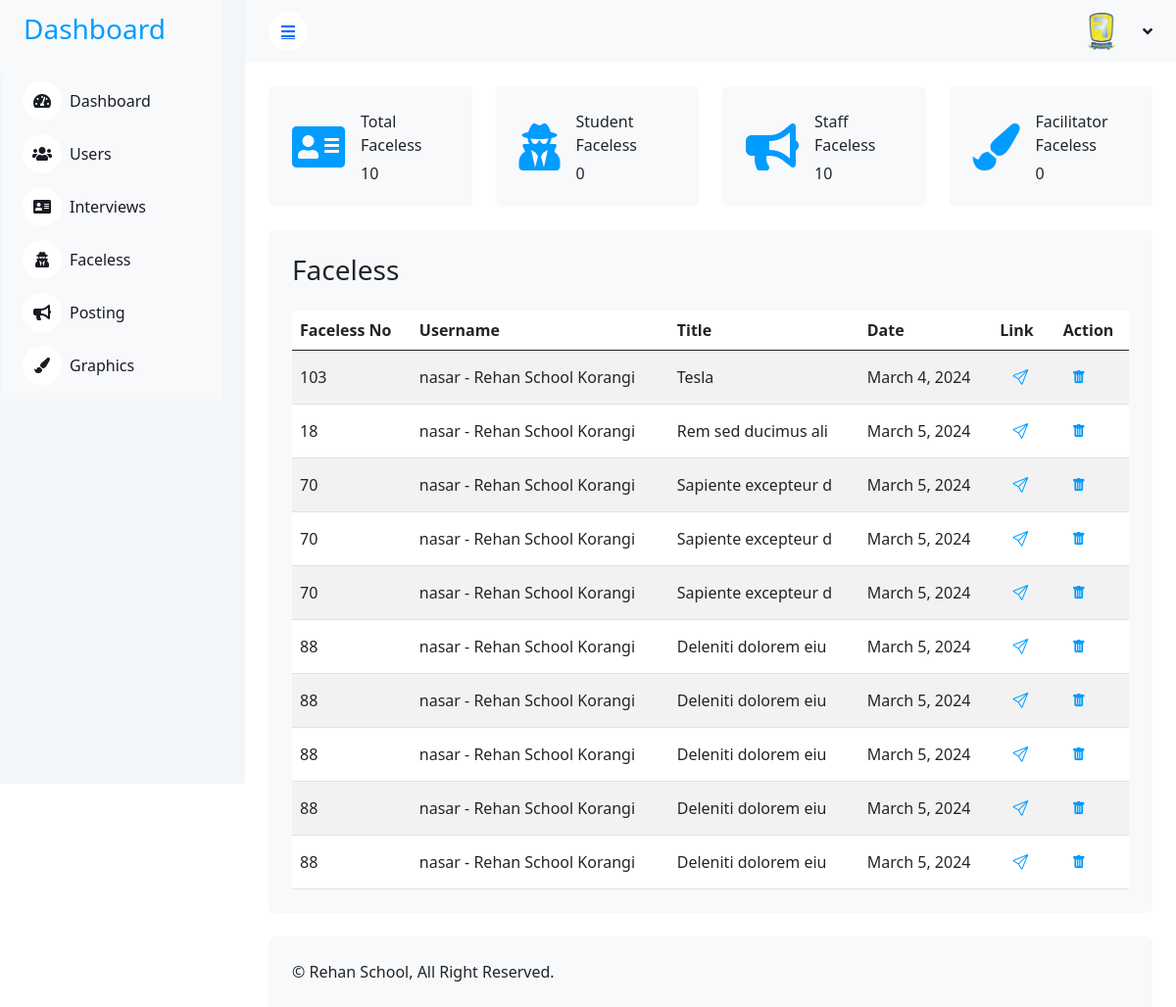
Screenshot of /adminpanel/faceless/ with the database file from the repository.
### students/models.py (models this page shows, shortened)
class Faceless(models.Model):
    user = models.ForeignKey(CustomUser, on_delete=models.CASCADE)
    faceless_no =models.IntegerField()
    title = models.CharField(max_length=100)
    date = models.DateField(auto_now_add=True)
    url = models.URLField(max_length=550)

class CustomUser(AbstractUser):
    GENDER_CHOICES = [
        ('M', 'Male'),
        ('F', 'Female'),
        ('O', 'Other'),
    ]
    gender = models.CharField(max_length=1, choices=GENDER_CHOICES)
    school = models.CharField(max_length=100)
    fb_link = models.URLField(max_length=350)
    OCCUPATION_CHOICES = [
        ('Facilitator', 'Facilitator'),
        ('Student', 'Student'),
        ('Staff', 'Staff'),
    ]
    occupation = models.CharField(max_length=12, choices=OCCUPATION_CHOICES)
    def __str__(self):
        return f"{self.username} - {self.school}"

### adminpanel/views.py (the view)
# urls.py: path('faceless/', views.all_faceless, name='faceless'),
def all_faceless(request):
    all_faceless = Faceless.objects.all()
    total_faceless = Faceless.objects.all().count()
    student_faceless = Faceless.objects.filter(user__occupation='Student').count()
    staff_faceless = Faceless.objects.filter(user__occupation='Staff').count()
    facilitator_faceless = Faceless.objects.filter(user__occupation='Facilitator').count()
    ct = {
        'all_faceless': all_faceless,
        'total_faceless': total_faceless,
        'student_faceless': student_faceless,
        'staff_faceless': staff_faceless,
        'facilitator_faceless': facilitator_faceless,
    }
    return render(request, 'adminpanel/all_faceless.html' , ct)

### templates/adminpanel/all_faceless.html (shortened to what this page needs)
{% load static %}
<!DOCTYPE html>
<html lang="en">
<head>
    <link href="https://cdnjs.cloudflare.com/ajax/libs/font-awesome/5.10.0/css/all.min.css" rel="stylesheet">
    <link href="https://cdn.jsdelivr.net/npm/bootstrap-icons@1.4.1/font/bootstrap-icons.css" rel="stylesheet">
    <link href="{% static 'lib/owlcarousel/assets/owl.carousel.min.css' %}" rel="stylesheet">
    <link href="{% static 'lib/tempusdominus/css/tempusdominus-bootstrap-4.min.css' %}" rel="stylesheet" />
    <link href="{% static 'css/bootstrap.min.css' %}" rel="stylesheet">
    <link href="https://cdnjs.cloudflare.com/ajax/libs/twitter-bootstrap/5.3.0/css/bootstrap.min.css" rel="stylesheet">
    <link href="{% static 'css/style.css' %}" rel="stylesheet">
    <link rel="stylesheet" href="https://cdn.jsdelivr.net/npm/bootstrap-icons@1.11.3/font/bootstrap-icons.min.css">
</head>
<body>
    <div class="container-xxl position-relative bg-white d-flex p-0">
        <div class="sidebar pe-4 pb-3">
            <nav class="navbar bg-light navbar-light">
                <a href="{% url 'dashboard' %}" class="navbar-brand mx-4 mb-3">
                    <h3 class="text-primary">Dashboard</h3>
                </a>
                <div class="navbar-nav w-100">
                    <a href="{% url 'dashboard' %}" class="nav-item nav-link"><i class="fa fa-tachometer-alt me-2"></i>Dashboard</a>
                    <a href="{% url 'users' %}" class="nav-item nav-link"><i class="fa fa-users me-2"></i>Users</a>
                    <a href="{% url 'interviews' %}" class="nav-item nav-link"><i class="fa fa-address-card me-2"></i>Interviews</a>
                    <a href="{% url 'faceless' %}" class="nav-item nav-link"><i class="fa fa-user-secret me-2"></i>Faceless</a>
                    <a href="{% url 'posting' %}" class="nav-item nav-link"><i class="fa fa-bullhorn me-2"></i>Posting</a>
                    <a href="{% url 'graphics' %}" class="nav-item nav-link"><i class="fa fa-paint-brush me-2"></i>Graphics</a>
                    </div>
                </div>
        </div>
        <div class="content">
            <nav class="navbar navbar-expand bg-light navbar-light sticky-top px-4 py-0">
                <a href="#" class="sidebar-toggler flex-shrink-0">
                    <i class="fa fa-bars"></i>
                </a>
                <div class="navbar-nav align-items-center ms-auto">
                    <div class="nav-item dropdown">
                        <a href="#" class="nav-link dropdown-toggle" data-bs-toggle="dropdown">
                            <img class="rounded-circle me-lg-2" src="{% static 'rehan.png' %}" alt="" style="width: 40px; height: 40px;">
                        </a>
                    </div>
                </div>
            </nav>
            <div class="container-fluid pt-4 px-4">
                <div class="row g-4">
                    <div class="col-sm-6 col-xl-3">
                        <div class="bg-light rounded d-flex align-items-center justify-content-between p-4">
                            <i class="fa fa-address-card  fa-3x text-primary"></i>
                            <div class="ms-3">
                                <p class="mb-2">Total Faceless</p>
                                <h6 class="mb-0">{{total_faceless}}</h6>
                            </div>
                        </div>
                    </div>
                    <div class="col-sm-6 col-xl-3">
                        <div class="bg-light rounded d-flex align-items-center justify-content-between p-4">
                            <i class="fa fa-user-secret fa-3x text-primary"></i>
                            <div class="ms-3">
                                <p class="mb-2">Student Faceless</p>
                                <h6 class="mb-0">{{student_faceless}}</h6>
                            </div>
                        </div>
                    </div>
                    <div class="col-sm-6 col-xl-3">
                        <div class="bg-light rounded d-flex align-items-center justify-content-between p-4">
                            <i class="fa fa-bullhorn fa-3x text-primary"></i>
                            <div class="ms-3">
                                <p class="mb-2">Staff Faceless</p>
                                <h6 class="mb-0">{{staff_faceless}}</h6>
                            </div>
                        </div>
                    </div>
                    <div class="col-sm-6 col-xl-3">
                        <div class="bg-light rounded d-flex align-items-center justify-content-between p-4">
                            <i class="fa fa-paint-brush fa-3x text-primary"></i>
                            <div class="ms-3">
                                <p class="mb-2">Facilitator Faceless</p>
                                <h6 class="mb-0">{{facilitator_faceless}}</h6>
                            </div>
                        </div>
                    </div>
                </div>
            </div>
            <div class="container-fluid pt-4 px-4">
                <div class="bg-light text-center rounded p-4">
                    <div class="d-flex align-items-center justify-content-between mb-4">
                        <h3 class="mb-0">Faceless</h3>
                    </div>
                    <div class="table-responsive">
                        <table id="faceless" class="table text-start align-middle table-striped table-hover mb-0">
                            <thead>
                                <tr class="text-dark">
                                    <th scope="col">Faceless No</th>
                                    <th scope="col">Username</th>
                                    <th scope="col">Title</th>
                                    <th scope="col">Date</th>
                                    <th scope="col">Link</th>
                                    <th scope="col">Action</th>
                                </tr>
                            </thead>
                            <tbody>
                                {% for inte in all_faceless %}
                                <tr>
                                    <td>{{inte.faceless_no}}</td>
                                    <td>{{inte.user}}</td>
                                    <td>{{inte.title}}</td>
                                    <td>{{inte.date}}</td>
                                    <td>
                                        <a class="btn btn-default" target="_blank" href="{{inte.url}}">
                                            <i class="bi bi-send" style="color:#009CFF !important"></i>
                                        </a>
                                    </td>
                                    <td>
                                        <a class="btn btn-sm btn-default" href="{% url 'delete_faceless' inte.id %}"><i class="bi bi-trash-fill" style="color:#009CFF !important"></i></a>
                                    </td>
                                </tr>
                                {% endfor %}
                            </tbody>
                        </table>
                  </div>
                </div>
            </div>
            <div class="container-fluid pt-4 px-4">
                <div class="bg-light rounded-top p-4">
                    <div class="row">
                        <div class="col-12 col-sm-6 text-center text-sm-start">
                            &copy; Rehan School, All Right Reserved.
                        </div>
                    </div>
                </div>
            </div>
        </div>
</body>
</html>

### static/css/style.css (style rules this page uses)
:root { --primary: #009CFF; --light: #F3F6F9; --dark: #191C24; }
.btn { transition: .5s; }
.sidebar { position: fixed; top: 0; left: 0; bottom: 0; width: 250px; height: 100vh; overflow-y: auto; background: var(--light); transition: 0.5s; z-index: 999; }
.content { margin-left: 250px; min-height: 100vh; background: #FFFFFF; transition: 0.5s; }
@media (min-width: 992px) { .sidebar { margin-left: 0; } }
@media (min-width: 992px) { .content { width: calc(100% - 250px); } }
.sidebar .navbar .navbar-nav .nav-link { padding: 7px 20px; color: var(--dark); font-weight: 500; border-left: 3px solid var(--light); border-radius: 0 30px 30px 0; outline: none; }
.sidebar .navbar .navbar-nav .nav-link i { width: 40px; height: 40px; display: inline-flex; align-items: center; justify-content: center; background: #FFFFFF; border-radius: 40px; }
.content .navbar .navbar-nav .nav-link { margin-left: 25px; padding: 12px 0; color: var(--dark); outline: none; }
.content .navbar .sidebar-toggler, .content .navbar .navbar-nav .nav-link i { width: 40px; height: 40px; display: inline-flex; align-items: center; justify-content: center; background: #FFFFFF; border-radius: 40px; }
.content .navbar .dropdown-toggle::after { margin-left: 6px; vertical-align: middle; border: none; content: "\f107"; font-family: "Font Awesome 5 Free"; font-weight: 900; transition: .5s; }

### templates/adminpanel/all_faceless.html (style rules this page uses)
.text-primary { color: #009CFF !important; }

### rows the page displays
Faceless: faceless_no "103", user "nasar - Rehan School Korangi", title "Tesla", date "March 4, 2024"
Faceless: faceless_no "18", user "nasar - Rehan School Korangi", title "Rem sed ducimus ali", date "March 5, 2024"
Faceless: faceless_no "70", user "nasar - Rehan School Korangi", title "Sapiente excepteur d", date "March 5, 2024"
Faceless: faceless_no "70", user "nasar - Rehan School Korangi", title "Sapiente excepteur d", date "March 5, 2024"
Faceless: faceless_no "70", user "nasar - Rehan School Korangi", title "Sapiente excepteur d", date "March 5, 2024"
Faceless: faceless_no "88", user "nasar - Rehan School Korangi", title "Deleniti dolorem eiu", date "March 5, 2024"
Faceless: faceless_no "88", user "nasar - Rehan School Korangi", title "Deleniti dolorem eiu", date "March 5, 2024"
Faceless: faceless_no "88", user "nasar - Rehan School Korangi", title "Deleniti dolorem eiu", date "March 5, 2024"
Faceless: faceless_no "88", user "nasar - Rehan School Korangi", title "Deleniti dolorem eiu", date "March 5, 2024"
Faceless: faceless_no "88", user "nasar - Rehan School Korangi", title "Deleniti dolorem eiu", date "March 5, 2024"

### other values shown
{{ total_faceless }} "10"
{{ student_faceless }} "0"
{{ staff_faceless }} "10"
{{ facilitator_faceless }} "0"
